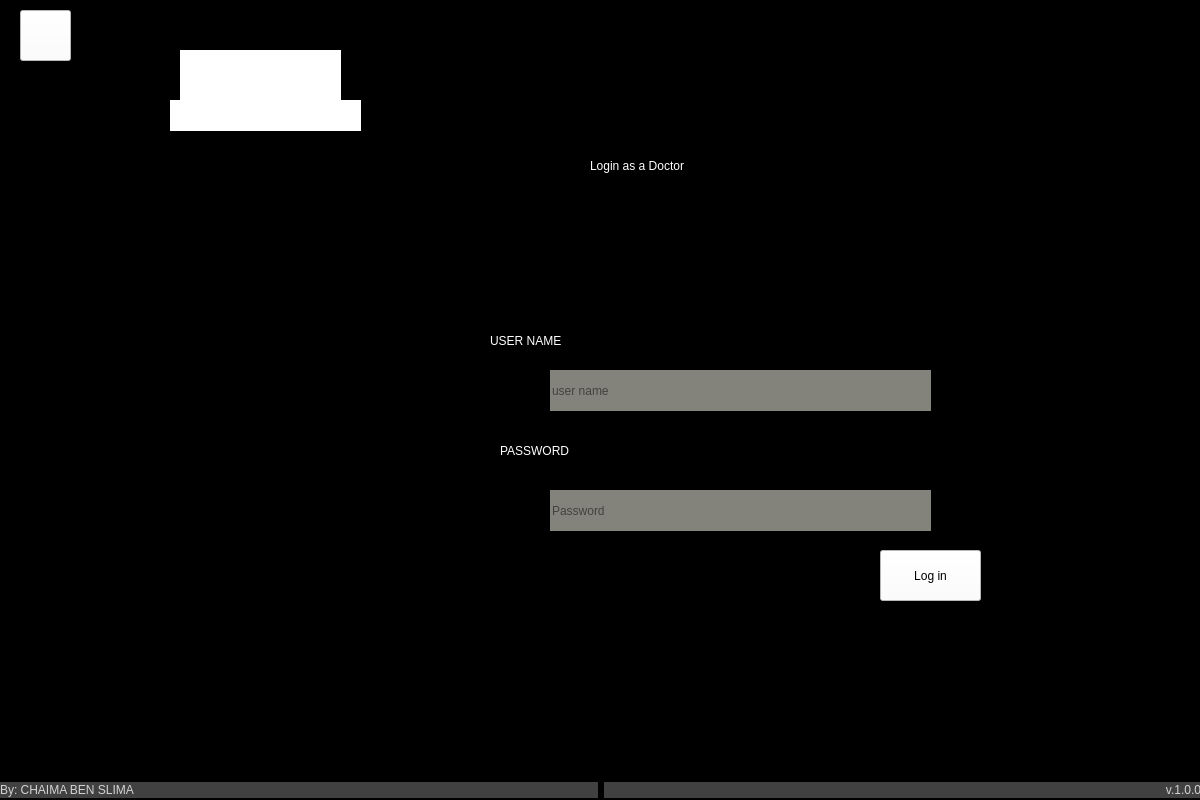
<?xml version="1.0" encoding="UTF-8"?>
<ui version="4.0">
 <class>Form</class>
 <widget class="QWidget" name="Form">
  <property name="geometry">
   <rect>
    <x>0</x>
    <y>0</y>
    <width>1200</width>
    <height>800</height>
   </rect>
  </property>
  <property name="minimumSize">
   <size>
    <width>1200</width>
    <height>800</height>
   </size>
  </property>
  <property name="maximumSize">
   <size>
    <width>1200</width>
    <height>800</height>
   </size>
  </property>
  <property name="windowTitle">
   <string>Virtual Doctor</string>
  </property>
  <property name="windowIcon">
   <iconset>
    <normaloff>../pictures/icone.jpg</normaloff>../pictures/icone.jpg</iconset>
  </property>
  <property name="styleSheet">
   <string notr="true">background-color: rgb(0, 0, 0);</string>
  </property>
  <widget class="QLabel" name="label_3">
   <property name="geometry">
    <rect>
     <x>590</x>
     <y>120</y>
     <width>341</width>
     <height>91</height>
    </rect>
   </property>
   <property name="styleSheet">
    <string notr="true">color: rgb(255, 255, 255);
font: 75 26pt &quot;MS Shell Dlg 2&quot;;</string>
   </property>
   <property name="text">
    <string>Login as a Doctor</string>
   </property>
  </widget>
  <widget class="QLineEdit" name="passwrd">
   <property name="geometry">
    <rect>
     <x>550</x>
     <y>490</y>
     <width>381</width>
     <height>41</height>
    </rect>
   </property>
   <property name="styleSheet">
    <string notr="true">color:rgb(0,0,0);
background-color: rgb(132, 131, 123);
border-radius:rgb(132, 131, 123);
font: 14pt &quot;MS Shell Dlg 2&quot;;</string>
   </property>
   <property name="text">
    <string/>
   </property>
   <property name="echoMode">
    <enum>QLineEdit::Password</enum>
   </property>
   <property name="placeholderText">
    <string>Password</string>
   </property>
  </widget>
  <widget class="QLabel" name="label_4">
   <property name="geometry">
    <rect>
     <x>500</x>
     <y>430</y>
     <width>321</width>
     <height>41</height>
    </rect>
   </property>
   <property name="styleSheet">
    <string notr="true">color:rgb(255, 255, 255);
font: 18pt &quot;NewsGoth Lt BT&quot;;</string>
   </property>
   <property name="text">
    <string>PASSWORD</string>
   </property>
  </widget>
  <widget class="QLineEdit" name="username">
   <property name="geometry">
    <rect>
     <x>550</x>
     <y>370</y>
     <width>381</width>
     <height>41</height>
    </rect>
   </property>
   <property name="styleSheet">
    <string notr="true">color:rgb(0,0,0);
background-color: rgb(132, 131, 123);
border-radius:rgb(132, 131, 123);
font: 14pt &quot;MS Shell Dlg 2&quot;;</string>
   </property>
   <property name="placeholderText">
    <string>user name</string>
   </property>
  </widget>
  <widget class="QLabel" name="label_5">
   <property name="geometry">
    <rect>
     <x>490</x>
     <y>320</y>
     <width>321</width>
     <height>41</height>
    </rect>
   </property>
   <property name="styleSheet">
    <string notr="true">color:rgb(255, 255, 255);
font: 18pt &quot;NewsGoth Lt BT&quot;;</string>
   </property>
   <property name="text">
    <string>USER NAME</string>
   </property>
  </widget>
  <widget class="QPushButton" name="ok">
   <property name="geometry">
    <rect>
     <x>880</x>
     <y>550</y>
     <width>101</width>
     <height>51</height>
    </rect>
   </property>
   <property name="styleSheet">
    <string notr="true">background-color: rgb(255, 255, 255);
color: rgb(0, 0, 0);
font: 75 9pt &quot;MS Shell Dlg 2&quot;;</string>
   </property>
   <property name="text">
    <string>Log in</string>
   </property>
  </widget>
  <widget class="QPushButton" name="home">
   <property name="geometry">
    <rect>
     <x>20</x>
     <y>10</y>
     <width>51</width>
     <height>51</height>
    </rect>
   </property>
   <property name="styleSheet">
    <string notr="true">background-color: rgb(255, 255, 255);
color: rgb(0, 0, 0);
font: 75 9pt &quot;MS Shell Dlg 2&quot;;</string>
   </property>
   <property name="text">
    <string/>
   </property>
   <property name="icon">
    <iconset>
     <normaloff>../pictures/Home.png</normaloff>../pictures/Home.png</iconset>
   </property>
   <property name="iconSize">
    <size>
     <width>50</width>
     <height>50</height>
    </size>
   </property>
  </widget>
  <widget class="QLabel" name="label">
   <property name="geometry">
    <rect>
     <x>150</x>
     <y>230</y>
     <width>211</width>
     <height>531</height>
    </rect>
   </property>
   <property name="text">
    <string/>
   </property>
   <property name="pixmap">
    <pixmap>../pictures/doctor.png</pixmap>
   </property>
   <property name="scaledContents">
    <bool>true</bool>
   </property>
  </widget>
  <widget class="QLabel" name="label_2">
   <property name="geometry">
    <rect>
     <x>150</x>
     <y>20</y>
     <width>231</width>
     <height>201</height>
    </rect>
   </property>
   <property name="text">
    <string/>
   </property>
   <property name="pixmap">
    <pixmap>../pictures/bubble.png</pixmap>
   </property>
   <property name="scaledContents">
    <bool>true</bool>
   </property>
  </widget>
  <widget class="QLabel" name="l2">
   <property name="geometry">
    <rect>
     <x>170</x>
     <y>100</y>
     <width>191</width>
     <height>31</height>
    </rect>
   </property>
   <property name="styleSheet">
    <string notr="true">background-color: rgb(255, 255, 255);
font: 75 10pt &quot;OCR A Extended&quot;;</string>
   </property>
   <property name="text">
    <string/>
   </property>
  </widget>
  <widget class="QLabel" name="l1">
   <property name="geometry">
    <rect>
     <x>180</x>
     <y>50</y>
     <width>161</width>
     <height>61</height>
    </rect>
   </property>
   <property name="styleSheet">
    <string notr="true">background-color: rgb(255, 255, 255);
font: 75 10pt &quot;OCR A Extended&quot;;</string>
   </property>
   <property name="text">
    <string/>
   </property>
  </widget>
  <widget class="QWidget" name="layoutWidget">
   <property name="geometry">
    <rect>
     <x>0</x>
     <y>770</y>
     <width>1201</width>
     <height>41</height>
    </rect>
   </property>
   <layout class="QHBoxLayout" name="horizontalLayout">
    <item>
     <widget class="QLabel" name="creditsLabel">
      <property name="maximumSize">
       <size>
        <width>16777215</width>
        <height>16</height>
       </size>
      </property>
      <property name="font">
       <font>
        <family>Segoe UI</family>
        <weight>50</weight>
        <italic>false</italic>
        <bold>false</bold>
       </font>
      </property>
      <property name="styleSheet">
       <string notr="true">background-color: rgb(65, 65, 65);
color: rgb(211, 211, 211);
</string>
      </property>
      <property name="text">
       <string>By: CHAIMA BEN SLIMA</string>
      </property>
      <property name="alignment">
       <set>Qt::AlignLeading|Qt::AlignLeft|Qt::AlignVCenter</set>
      </property>
     </widget>
    </item>
    <item>
     <widget class="QLabel" name="creditsLabel_2">
      <property name="maximumSize">
       <size>
        <width>16777215</width>
        <height>16</height>
       </size>
      </property>
      <property name="font">
       <font>
        <family>Segoe UI</family>
        <weight>50</weight>
        <italic>false</italic>
        <bold>false</bold>
       </font>
      </property>
      <property name="layoutDirection">
       <enum>Qt::RightToLeft</enum>
      </property>
      <property name="styleSheet">
       <string notr="true">background-color: rgb(65, 65, 65);
color: rgb(211, 211, 211);
</string>
      </property>
      <property name="text">
       <string>v.1.0.0</string>
      </property>
      <property name="alignment">
       <set>Qt::AlignRight|Qt::AlignTrailing|Qt::AlignVCenter</set>
      </property>
     </widget>
    </item>
   </layout>
  </widget>
  <widget class="QLabel" name="wrong">
   <property name="geometry">
    <rect>
     <x>510</x>
     <y>550</y>
     <width>351</width>
     <height>51</height>
    </rect>
   </property>
   <property name="styleSheet">
    <string notr="true">color: rgb(255, 0, 0);
font: 14pt &quot;MS Shell Dlg 2&quot;;</string>
   </property>
   <property name="text">
    <string/>
   </property>
  </widget>
 </widget>
 <resources/>
 <connections/>
</ui>
